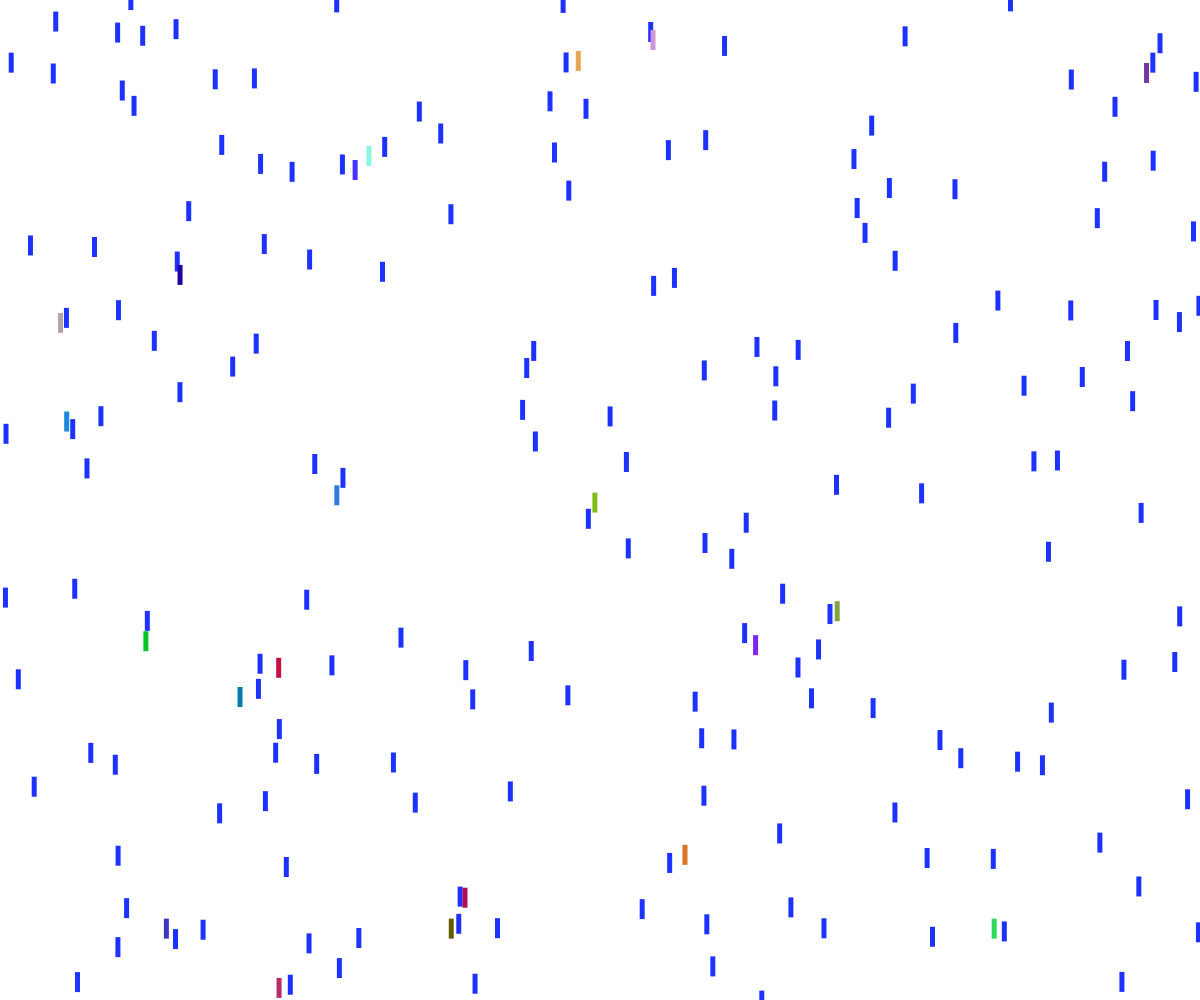
Frame 1 (no input)
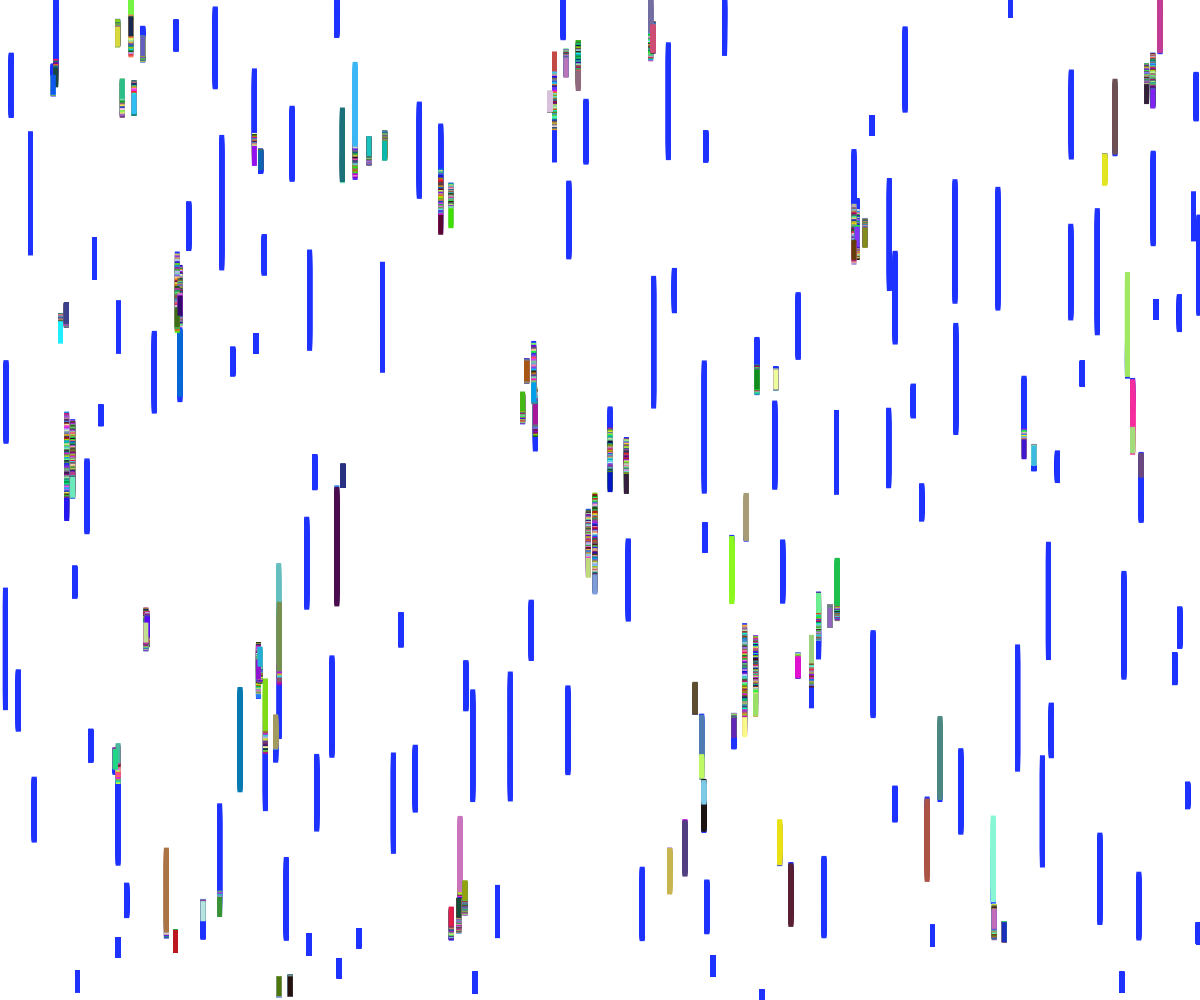
Frame 60 (no input)
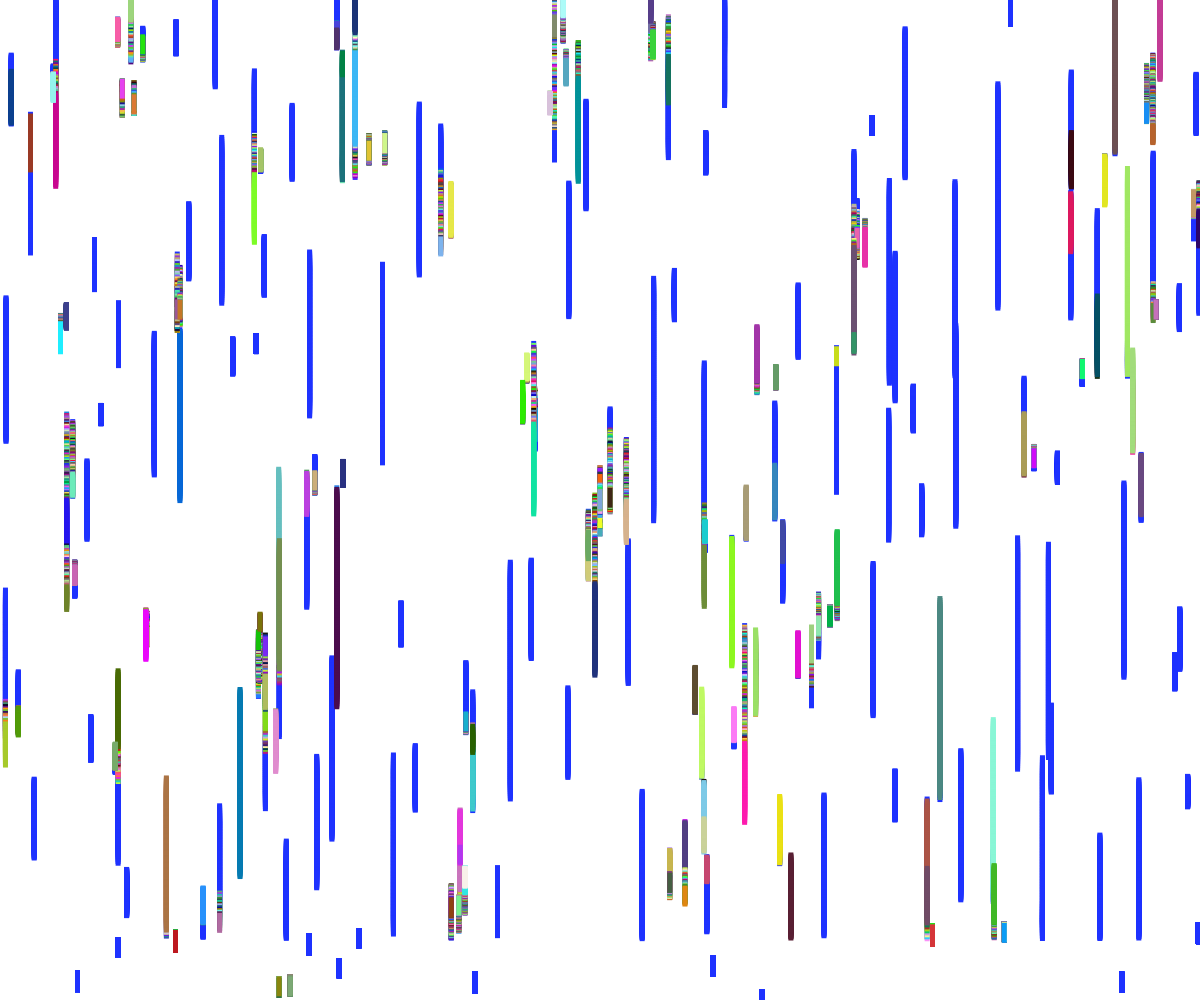
Frame 120 (the mouse pressed at the canvas centre since frame 60)

The p5.js sketch that drew these frames (run headless with seeded random() and noise() and a simulated clock; from frame 60 on, the mouse is pressed at the canvas centre):

// p5.js sketch
// ── sketch.js
var bars = [];


function setup() {
  createCanvas(windowWidth, windowHeight);
    background(255);
  for (var i = 0; i < 200; i++) {
    bars[i] = new Bar(random(width), random(height));
  }

}

function draw() {
 
  

  for (var i = 0; i < bars.length; i++) {
    bars[i].move();
    bars[i].bounce();
    bars[i].display();
    
    
    for (var j = 0; j < bars.length; j++) {
      if (i != j && bars[i].intersects(bars[j])) {
        bars[i].changeColor();
        bars[j].changeColor();
        bars[i].bounceback();
        bars[j].bounceback();
        
      }
    }
  }

if (mouseIsPressed) {
    bars.push(new Bar(mouseX, mouseY));
}
  
if (bars.length > 200) {
    bars.splice(0, 1);
}

}

function Bar(x, y) {
  this.x = x;
  this.y = y;
  this.r = 10;
  var s = 2;
  this.col = color(30,50,255);
  this.yspeed = random(-s, s);

  this.move = function() {
    this.y = this.y + this.yspeed;
  }

this.changeColor = function(){
  this.col=color(random(255),random(255),random(255));
}


  this.display = function() {
    noStroke();
    strokeWeight(7);
    fill(this.col);
    rectMode(CENTER);
    rect(this.x, this.y, this.r/2, this.r*2);
  }


  this.bounceback = function() {
    this.yspeed = this.yspeed * -1;
  }
  
  
  this.bounce = function() {
    if (this.y > height - 70 || this.y < 0)
      this.yspeed = this.yspeed * -1;
  }
  
  this.intersects = function(other) {
    var d = dist(this.x, this.y, other.x, other.y);
    if (d <= this.r + other.r) {
      return true;
    } else {
      return false;
    }
  }
}
